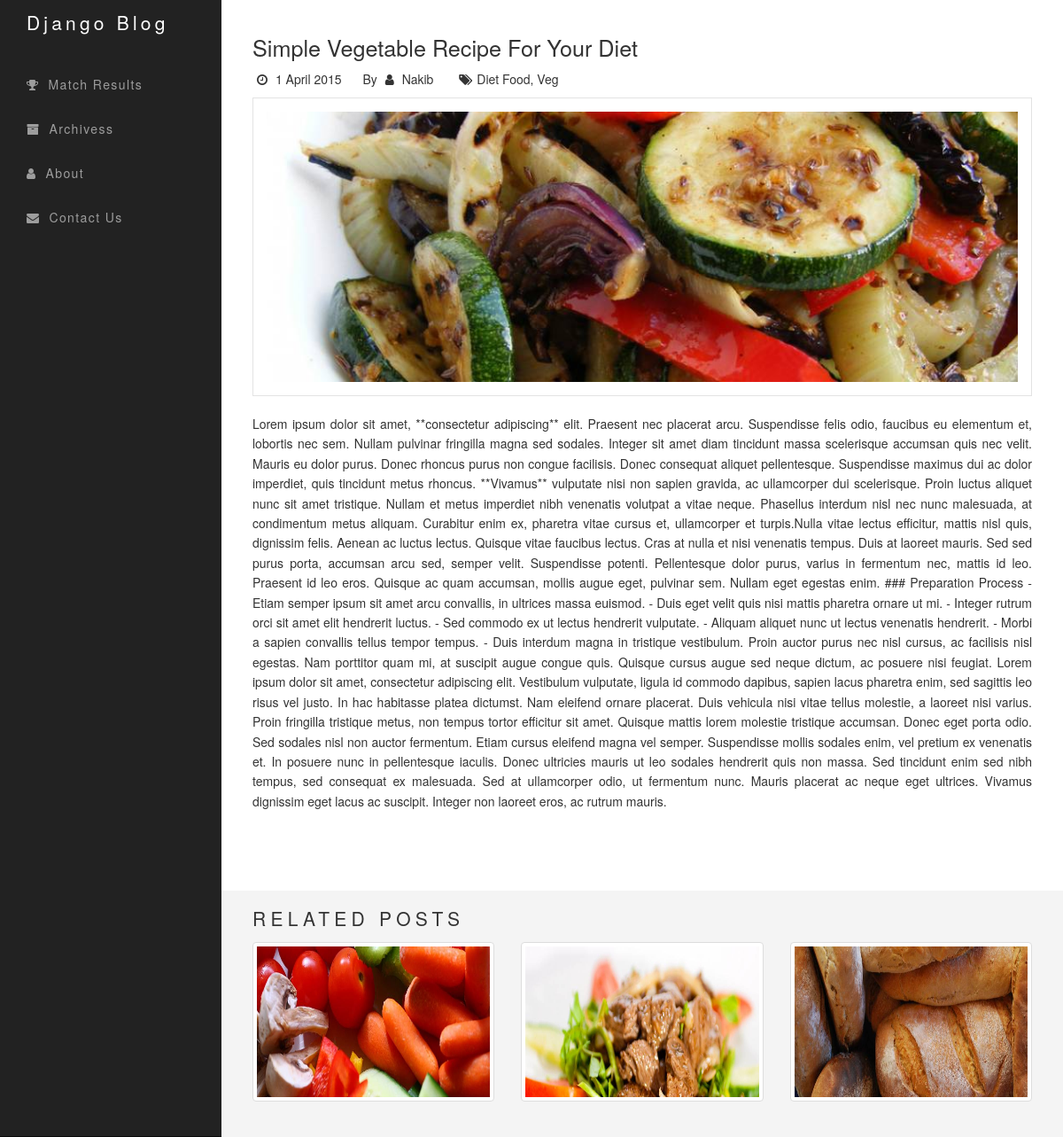
The page /blog/simple-vegetable-recipe-your-diet/ on the database its author committed.
### blog/models.py (models this page shows, shortened)
class PostEntry(models.Model):
	title = models.CharField(max_length=200)
	hero_image = models.ImageField(upload_to='blog/media/')
	post_body = models.TextField()
	post_image = models.ImageField(upload_to='blog/media/', blank=True)
	author = models.CharField(max_length=30)
	created = models.DateTimeField('date published')
	slug = models.SlugField(max_length=200, unique=True)
	published = models.BooleanField(default=True)
	tags = models.ManyToManyField(PostTag)
	objects = PostEntryQuery.as_manager()

class PostTag(models.Model):
	tag = models.CharField(max_length=30)
	def __str__(self):
		return self.tag

### blog/views.py (the view)
# urls.py: url(r'^(?P<article_slug>[\w\-]+)/$', views.Article, name="article"),
def Article(request, article_slug):
	article = models.PostEntry.objects.get(slug=article_slug)
	randomPosts = models.PostEntry.objects.randomPost()
	context = {'article' : article,  'randomPosts': randomPosts}
	return render(request, 'blog/article.html', context)

### blog/models.py (called while the page is built)
	def published(self):
		return self.filter(published=True)

	def randomPost(self):
		return self.published().order_by('?')[:3]

### blog/templates/blog/article.html (shortened to what this page needs)
{% extends "blog/base.html" %}
{% load django_markdown %}
{% if  article %}
    {% block blog_entries %}
        <div class="col-lg-12 blog-post">
            <h1>{{ article.title }}</h1>
            <p class="blog-post-meta">
                <span class="post-time">
                    <i class="fa fa-clock-o"></i> {{article.created | date:'j F Y'}}
                </span>
                <span class="post-author">
                    By <i class="fa fa-user"></i> <a href="#">{{article.author}}</a>
                </span>
                <span class="tags">
                    <i class="fa fa-tags"></i>{{article.tags.all | join:", "}}
                </span>
            </p>
            <img src="/blog/{{article.hero_image.url}}" class="single_post_hero_image">
            <span class="blog-post-single">
                {{ article.post_body | markdown }}
            </span>
        </div>
    {% endblock %}
{% endif %}

### blog/templates/blog/randomArticle.html (shortened to what this page needs)
{%if randomPosts %}
	{% for randomPost in randomPosts %}
		<div class="col-md-4">
			<a href="/blog/{{ randomPost.slug }}/">
				<div class="thumbnail">
					<img  src="/blog/{{randomPost.hero_image.url}}">
				</div>
			</a>
		</div>
	{% endfor %}
{% endif %}

### blog/static/css/style.css (style rules this page uses)
.blog-post { margin-bottom: 30px; text-align: justify; line-height: 1.6em; }
.blog-post h1 { font-size: 1.5em; text-transform: capitalize; }
.blog-post img { display: block; text-align: center; }
.blog-post a { color: #333; }
.blog-post-meta { width: 600px; }
.blog-post-meta i { padding-right: 5px; padding-left: 5px; }
.blog-post .post-author, .blog-post .post-time, .tags { margin-right: 20px; }
img { max-width: 100%; }
.hero_image, .single_post_hero_image { width: 100%; min-height: 180px; margin: 5px 0px 15px 0; }
.thumbnail { position:relative; overflow:hidden; }
.thumbnail img { height: 170px; width: 100%; }
@media (min-width:768px) { .blog-post h1 { font-size: 1.8em; } }
@media (min-width:768px) { .single_post_hero_image { width: 100%; max-height: 376px; padding: 15px; border: 1px solid #e3e3e3; margin: 5px auto; margin-bottom: 20px; float: none; } }

### rows shown on the page
PostEntry: title "Simple Vegetable Recipe For Your Diet", created "1 April 2015", author "Nakib", tags.all "Diet Food, Veg", hero_image (picture), post_body "Lorem ipsum dolor sit amet, **consectetur adipiscing** elit. Praesent nec placerat arcu. Suspendisse felis odio, faucibus eu elementum et, lobortis nec sem. Nullam pulvinar fringilla magna sed sodales. Integer sit amet diam tincidunt massa scelerisque accumsan quis nec velit. Mauris eu dolor purus. Donec rhoncus purus non congue facilisis. Donec consequat aliquet pellentesque. Suspendisse maximus dui ac dolor imperdiet, quis tincidunt metus rhoncus. **Vivamus** vulputate nisi non sapien gravida, ac ullamcorper dui scelerisque. Proin luctus aliquet nunc sit amet tristique. Nullam et metus imperdiet nibh venenatis volutpat a vitae neque. Phasellus interdum nisl nec nunc malesuada, at…"
PostEntry: hero_image (picture)
PostEntry: hero_image (picture)
PostEntry: hero_image (picture)
